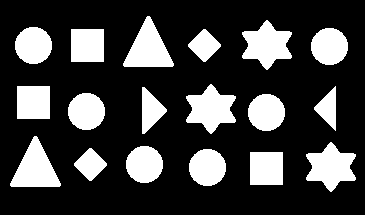
%> input picture S6-Morphology/shapes2.tif, 365 x 215 px
$ octave AlgorithmMorphReconsCircles.m   (GNU Octave 9; MATLAB toolbox functions it lacks are replaced by stand-ins)
%> lines starting %> are read from the running program, lines starting %| are printed output that depends on the picture; in (x1, y1, x2, y2) boxes, pixels count from 0 and x2, y2 are one past the last pixel; in counts of white or black regions, pixels touching at a corner belong together; the program's own positions count from 1
clear all
close all
clc
%%Nos queremos quedar con los circulos
%%Lo que hacemos es erosionar hasta quedarnos con un puntito y
%%reconstruirla hasta la original.

%%MORPHOLOGICAL RECONSTRUCTION
A = imread('shapes2.tif');
%> A: size 215x365 logical; 24.8% white; 18 white regions, largest, box (x1, y1, x2, y2) and area: (242, 20, 292, 70) 1479, (186, 84, 236, 134) 1479, (306, 142, 356, 192) 1479
imshow(A);

B = strel('disk',18); %Elemento estructural,

%Paso 1, solo una erosion
C1 = imerode(A,B); %Erosion de A por B
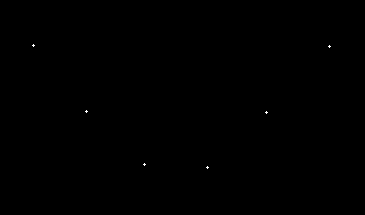
%> C1: size 215x365 logical; 0.04% white in thin lines or dots, all inside (x1, y1, x2, y2) = (32, 44, 331, 169)
figure,imshow(C1)

%Opcion 2, reconstrucion a partir de la imagen erosionada y la original
recon = imreconstruct(C1,A); %Imagen erosionada y la original
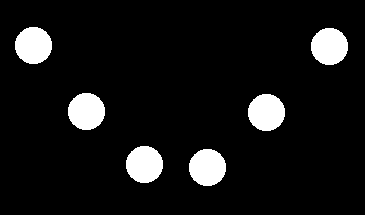
%> recon: size 215x365 logical; 8.3% white; 6 white regions, box (x1, y1, x2, y2) and area: (15, 27, 52, 64) 1081, (311, 28, 348, 65) 1081, (68, 93, 105, 130) 1081, (248, 94, 285, 131) 1081, (126, 146, 163, 183) 1081, (189, 149, 226, 186) 1081
figure, imshow(recon)

$ run again, with S6-Morphology/bone.tif copied over S6-Morphology/shapes2.tif
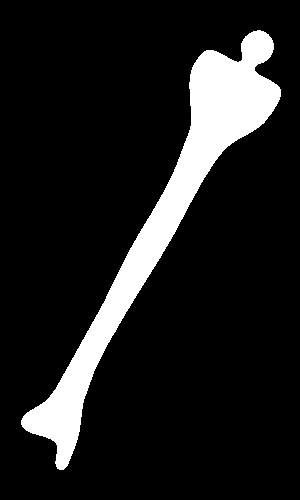
%> input picture S6-Morphology/bone.tif, 300 x 500 px
%> A: size 500x300 logical; 12.1% white; 1 white region, box (x1, y1, x2, y2) and area: (21, 30, 281, 470) 18170
%> `C1 = imerode(A,B);`:
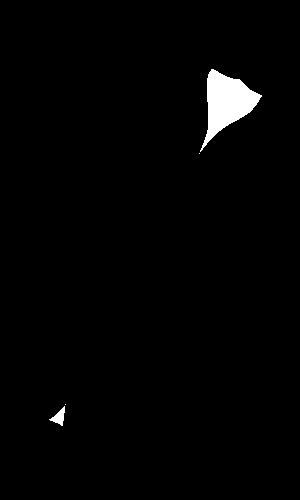
%> C1: size 500x300 logical; 1.6% white; 4 white regions (2 under 20 px), largest, box (x1, y1, x2, y2) and area: (200, 69, 262, 152) 2274, (49, 406, 65, 426) 144
